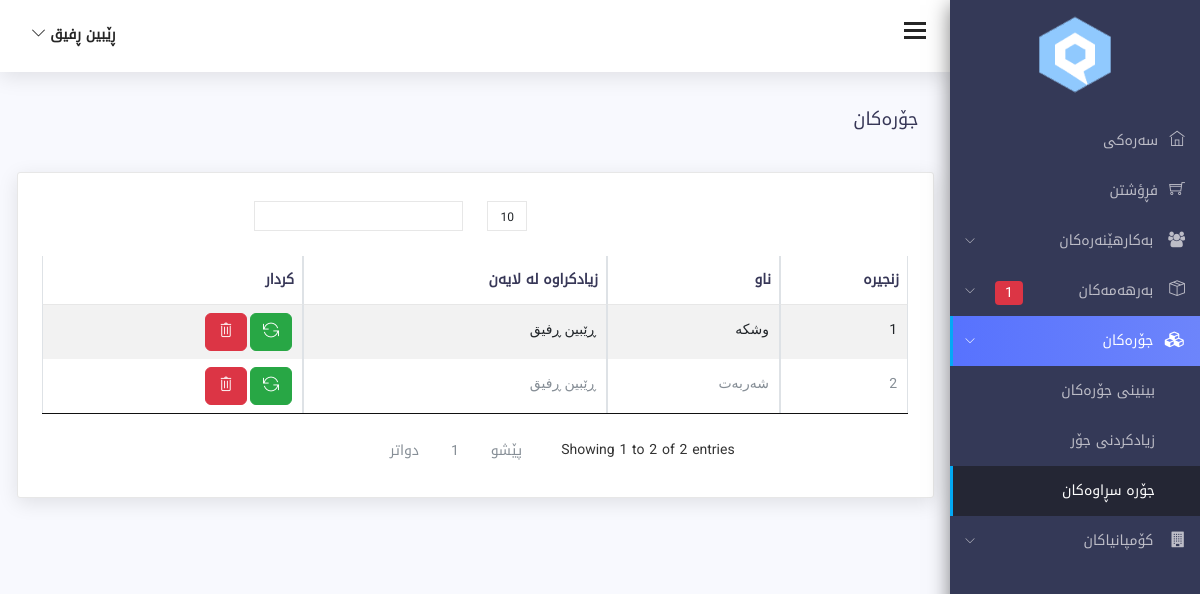
/category_recycle.php (signed in), run on the app's committed database.
### tables this page shows
CREATE TABLE `users` (
  `id` int(11) NOT NULL,
  `first_name` varchar(255) NOT NULL,
  `last_name` varchar(255) NOT NULL,
  `email` varchar(255) NOT NULL,
  `password` varchar(255) NOT NULL,
  `role` int(11) NOT NULL DEFAULT 2 COMMENT '1 super admin\r\n2 admin\r\n3 cashier',
  `phone` varchar(255) NOT NULL,
  `recycle` int(11) DEFAULT 0,
  `addedby` varchar(255) NOT NULL,
  `image` varchar(255) NOT NULL,
  `type_image` varchar(255) NOT NULL,
  `tmp_image` varchar(255) NOT NULL,
  `size_image` varchar(255) NOT NULL,
  `created_at` datetime NOT NULL,
  `updated_at` datetime NOT NULL
);

CREATE TABLE `categories` (
  `id` int(11) NOT NULL,
  `name` varchar(255) NOT NULL,
  `description` text NOT NULL,
  `recycle` int(11) NOT NULL DEFAULT 0,
  `addedby` varchar(255) NOT NULL,
  `created_at` datetime NOT NULL,
  `updated_at` datetime NOT NULL
);

### class/database.php (called while the page is built, shortened)
<?php
class Database{
public $connection;
public function open_db_connection(){
    $this->connection=new mysqli(DB_HOST,DB_USER,DB_PASSWORD,DB_NAME);
}
public function query($sql){
    $result=$this->connection->query($sql);
    return $result;
}
}
$db = new Database();
?>

### class/db_object.php (called while the page is built, shortened)
<?php
class Db_Object{
public static function find_all(){
    return static::find_by_query("SELECT * FROM ".static::$db_table." ");
}
public static function find_by_id($id){
    $the_result_array=static::find_by_query("SELECT * FROM ".static::$db_table." WHERE id='$id' LIMIT 1");
    return !empty($the_result_array) ? array_shift($the_result_array) : false;
}
public static function find_by_query($sql){
    global $db;
    $result_set=$db->query($sql);
    $the_object_array=array();
    while($row=mysqli_fetch_array($result_set)){
        $the_object_array[]=static::instantation($row);
    }
    return $the_object_array;
}
public static function instantation($the_record){
    $the_object=new $calling_class;
    foreach($the_record as $the_attribute => $value){
        if($the_object->has_the_attribute($the_attribute)){
            $the_object->$the_attribute=$value;
        }
    }
    return $the_object;
}
private function has_the_attribute($the_attribute){
    $the_properties=get_object_vars($this);
    return array_key_exists($the_attribute,$the_properties);
}
}
?>

### category_recycle.php (the view, shortened to what this page needs)
<?php include 'includes/header.php'; ?>
<?php include 'includes/sidebar.php'; ?>
<?php include 'includes/top_header.php'; ?>
<div class="content-wrap">
        <div class="main">
            <div class="container-fluid">
                <div class="row">
                    <div class="col-lg-8 p-r-0 title-margin-right">
                        <div class="page-header">
                            <div class="page-title">
                                <h1>جۆرەکان</h1>
                            </div>
                        </div>
                    </div>
                </div>
                <section id="main-content">
                    <div class="row">
                        <div class="col-lg-12">
                            <div class="card">
                                <div class="bootstrap-data-table-panel">
                                    <div class="table-responsive">
                                        <table class="table table-striped table-bordered" id="bootstrap-data-table">
                                            <thead>
                                                <tr>
                                                    <th>زنجیرە</th>
                                                    <th>ناو</th>
                                                    <th>زیادکراوە لە لایەن</th>
                                                    <th>کردار</th>
                                                </tr>
                                            </thead>
                                            <tbody>
                                                <?php
                                                $categories = Category::find_all();
                                                $a=1;
                                                foreach($categories as $category){
                                                    if($category->recycle==1){
                                                ?>
                                                <tr id="tr_category_<?php echo $category->id; ?>">
                                                    <td><?php echo $a++; ?></td>
                                                    <td><?php echo htmlentities($category->name,ENT_QUOTES,'UTF-8'); ?></td>
                                                    <td><?php
                                                        $addedby=User::find_by_id($category->addedby);
                                                        echo htmlentities($addedby->first_name.' '.$addedby->last_name,ENT_QUOTES,'UTF-8');
                                                    ?></td>
                                                    <td>
                                                        <button type="button" onclick="categoryRecovery(<?php echo $category->id; ?>)" class="btn btn-success" title="گەڕاندنەوە">
                                                            <span class="ti-reload"></span>
                                                        </button>
                                                        <button type="button" onclick="categoryDelete(<?php echo $category->id; ?>)"  class="btn btn-danger" title="سڕینەوەی بە تەواوی">
                                                            <span class="ti-trash"></span>
                                                        </button>
                                                    </td>
                                                </tr>
                                                <?php } } ?>
                                            </tbody>
                                        </table>
                                    </div>
                                </div>
                            </div>
                        </div>
                    </div>
                </div>
                </div>
                </div>
<?php include('includes/footer.php'); ?>

### includes/top_header.php (shortened to what this page needs)
<div class="header">
    <div class="container-fluid">
        <div class="row">
            <div class="col-lg-12">
                <div class="float-start">
                    <div class="hamburger sidebar-toggle">
                        <span class="line"></span>
                        <span class="line"></span>
                        <span class="line"></span>
                    </div>
                </div>
                <div class="float-end">
                    <div class="dropdown dib">
                        <div class="header-icon" data-toggle="dropdown">
                            <span class="user-avatar">
                                <?php
                                $user=User::find_by_id($_SESSION['user_id']);
                                echo $user->first_name . " " . $user->last_name;
                                ?>
                                <i class="ti-angle-down f-s-10"></i>
                            </span>
                        </div>
                        </div>
                </div>
            </div>
        </div>
    </div>
</div>

### data on the page
users: first_name "ڕێبین", last_name "ڕفیق", first_name+last_name "ڕێبین ڕفیق"
categories: name "وشکە"
categories: name "شەربەت"

### other printed values
$product "1"
